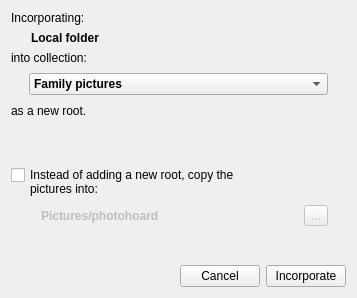
<?xml version="1.0" encoding="UTF-8"?>
<ui version="4.0">
 <class>ImportLocalDialog</class>
 <widget class="QWidget" name="ImportLocalDialog">
  <property name="geometry">
   <rect>
    <x>0</x>
    <y>0</y>
    <width>357</width>
    <height>298</height>
   </rect>
  </property>
  <property name="windowTitle">
   <string>Import (Photohoard)</string>
  </property>
  <layout class="QVBoxLayout" name="verticalLayout">
   <item>
    <widget class="QLabel" name="label">
     <property name="text">
      <string>Incorporating:</string>
     </property>
    </widget>
   </item>
   <item>
    <widget class="QLabel" name="source">
     <property name="font">
      <font>
       <weight>75</weight>
       <bold>true</bold>
      </font>
     </property>
     <property name="text">
      <string>Local folder</string>
     </property>
     <property name="margin">
      <number>2</number>
     </property>
     <property name="indent">
      <number>20</number>
     </property>
    </widget>
   </item>
   <item>
    <widget class="QLabel" name="label_3">
     <property name="text">
      <string>into collection:</string>
     </property>
    </widget>
   </item>
   <item>
    <widget class="QWidget" name="widget_6" native="true">
     <layout class="QHBoxLayout" name="horizontalLayout_5">
      <property name="leftMargin">
       <number>18</number>
      </property>
      <property name="topMargin">
       <number>2</number>
      </property>
      <property name="rightMargin">
       <number>18</number>
      </property>
      <property name="bottomMargin">
       <number>0</number>
      </property>
      <item>
       <widget class="QComboBox" name="collection">
        <property name="font">
         <font>
          <weight>75</weight>
          <bold>true</bold>
         </font>
        </property>
        <property name="focusPolicy">
         <enum>Qt::WheelFocus</enum>
        </property>
        <item>
         <property name="text">
          <string>Family pictures</string>
         </property>
        </item>
       </widget>
      </item>
     </layout>
    </widget>
   </item>
   <item>
    <widget class="QWidget" name="widget_5" native="true">
     <layout class="QHBoxLayout" name="horizontalLayout_4">
      <property name="margin">
       <number>0</number>
      </property>
      <item>
       <widget class="QLabel" name="label_5">
        <property name="text">
         <string>as a new root.</string>
        </property>
       </widget>
      </item>
      <item>
       <spacer name="horizontalSpacer_4">
        <property name="orientation">
         <enum>Qt::Horizontal</enum>
        </property>
        <property name="sizeHint" stdset="0">
         <size>
          <width>40</width>
          <height>20</height>
         </size>
        </property>
       </spacer>
      </item>
     </layout>
    </widget>
   </item>
   <item>
    <spacer name="verticalSpacer">
     <property name="orientation">
      <enum>Qt::Vertical</enum>
     </property>
     <property name="sizeHint" stdset="0">
      <size>
       <width>20</width>
       <height>40</height>
      </size>
     </property>
    </spacer>
   </item>
   <item>
    <widget class="QWidget" name="widget_4" native="true">
     <layout class="QVBoxLayout" name="verticalLayout_2">
      <property name="leftMargin">
       <number>0</number>
      </property>
      <property name="topMargin">
       <number>0</number>
      </property>
      <property name="rightMargin">
       <number>18</number>
      </property>
      <property name="bottomMargin">
       <number>0</number>
      </property>
      <item>
       <widget class="QCheckBox" name="copy">
        <property name="focusPolicy">
         <enum>Qt::TabFocus</enum>
        </property>
        <property name="text">
         <string>
Instead of adding a new root, copy the
pictures into:</string>
        </property>
       </widget>
      </item>
      <item>
       <widget class="QWidget" name="widget_3" native="true">
        <property name="enabled">
         <bool>false</bool>
        </property>
        <layout class="QHBoxLayout" name="horizontalLayout_3">
         <property name="leftMargin">
          <number>10</number>
         </property>
         <property name="topMargin">
          <number>0</number>
         </property>
         <property name="rightMargin">
          <number>0</number>
         </property>
         <property name="bottomMargin">
          <number>0</number>
         </property>
         <item>
          <widget class="QLabel" name="destination">
           <property name="font">
            <font>
             <weight>75</weight>
             <bold>true</bold>
            </font>
           </property>
           <property name="text">
            <string>Pictures/photohoard</string>
           </property>
           <property name="margin">
            <number>2</number>
           </property>
           <property name="indent">
            <number>20</number>
           </property>
          </widget>
         </item>
         <item>
          <spacer name="horizontalSpacer_3">
           <property name="orientation">
            <enum>Qt::Horizontal</enum>
           </property>
           <property name="sizeHint" stdset="0">
            <size>
             <width>40</width>
             <height>20</height>
            </size>
           </property>
          </spacer>
         </item>
         <item>
          <widget class="QToolButton" name="toolButton_4">
           <property name="text">
            <string>...</string>
           </property>
          </widget>
         </item>
        </layout>
       </widget>
      </item>
     </layout>
    </widget>
   </item>
   <item>
    <spacer name="verticalSpacer_2">
     <property name="orientation">
      <enum>Qt::Vertical</enum>
     </property>
     <property name="sizeHint" stdset="0">
      <size>
       <width>20</width>
       <height>40</height>
      </size>
     </property>
    </spacer>
   </item>
   <item>
    <widget class="QWidget" name="widget_2" native="true">
     <layout class="QHBoxLayout" name="horizontalLayout_2">
      <property name="leftMargin">
       <number>0</number>
      </property>
      <property name="rightMargin">
       <number>0</number>
      </property>
      <property name="bottomMargin">
       <number>0</number>
      </property>
      <item>
       <spacer name="horizontalSpacer_2">
        <property name="orientation">
         <enum>Qt::Horizontal</enum>
        </property>
        <property name="sizeHint" stdset="0">
         <size>
          <width>40</width>
          <height>20</height>
         </size>
        </property>
       </spacer>
      </item>
      <item>
       <widget class="QPushButton" name="cancel">
        <property name="text">
         <string>Cancel</string>
        </property>
       </widget>
      </item>
      <item>
       <widget class="QPushButton" name="ok">
        <property name="text">
         <string>Incorporate</string>
        </property>
       </widget>
      </item>
     </layout>
    </widget>
   </item>
  </layout>
 </widget>
 <tabstops>
  <tabstop>ok</tabstop>
  <tabstop>collection</tabstop>
  <tabstop>copy</tabstop>
  <tabstop>toolButton_4</tabstop>
  <tabstop>cancel</tabstop>
 </tabstops>
 <resources/>
 <connections>
  <connection>
   <sender>copy</sender>
   <signal>toggled(bool)</signal>
   <receiver>widget_3</receiver>
   <slot>setEnabled(bool)</slot>
   <hints>
    <hint type="sourcelabel">
     <x>112</x>
     <y>163</y>
    </hint>
    <hint type="destinationlabel">
     <x>23</x>
     <y>239</y>
    </hint>
   </hints>
  </connection>
  <connection>
   <sender>toolButton_4</sender>
   <signal>clicked()</signal>
   <receiver>ImportLocalDialog</receiver>
   <slot>browseDestination()</slot>
   <hints>
    <hint type="sourcelabel">
     <x>311</x>
     <y>228</y>
    </hint>
    <hint type="destinationlabel">
     <x>355</x>
     <y>143</y>
    </hint>
   </hints>
  </connection>
 </connections>
 <slots>
  <slot>browseDestination()</slot>
 </slots>
</ui>
